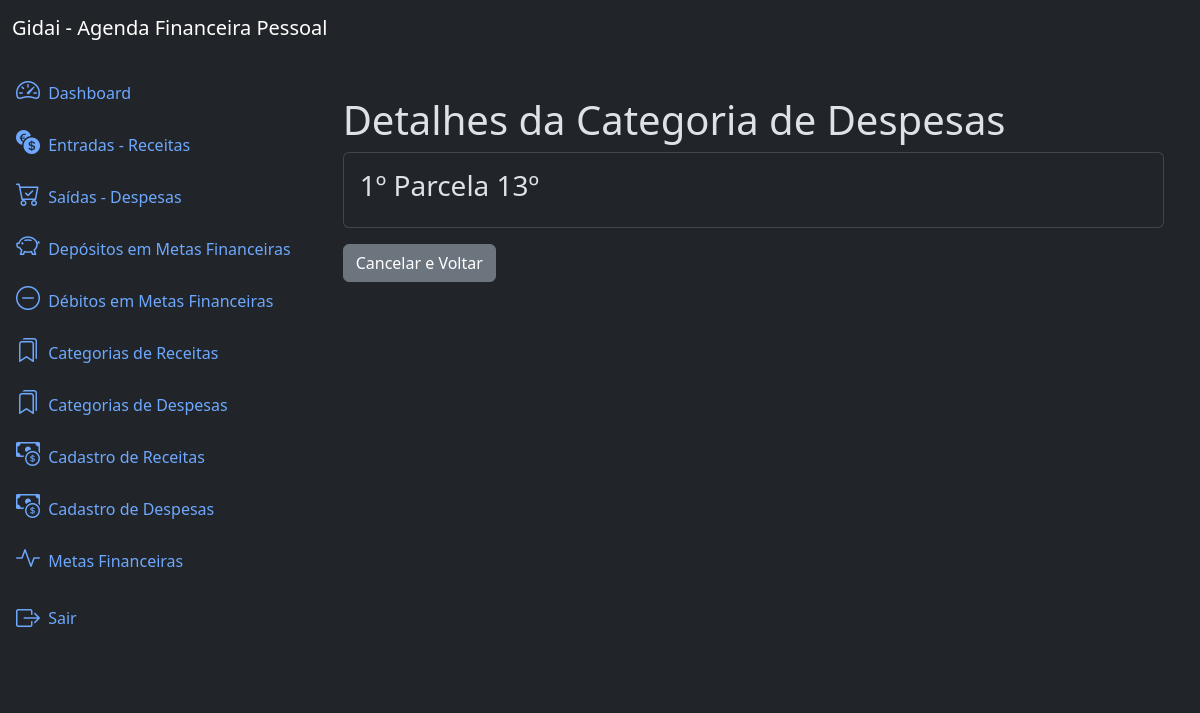
The app's page /categories/4/detail/ (signed in), older data.
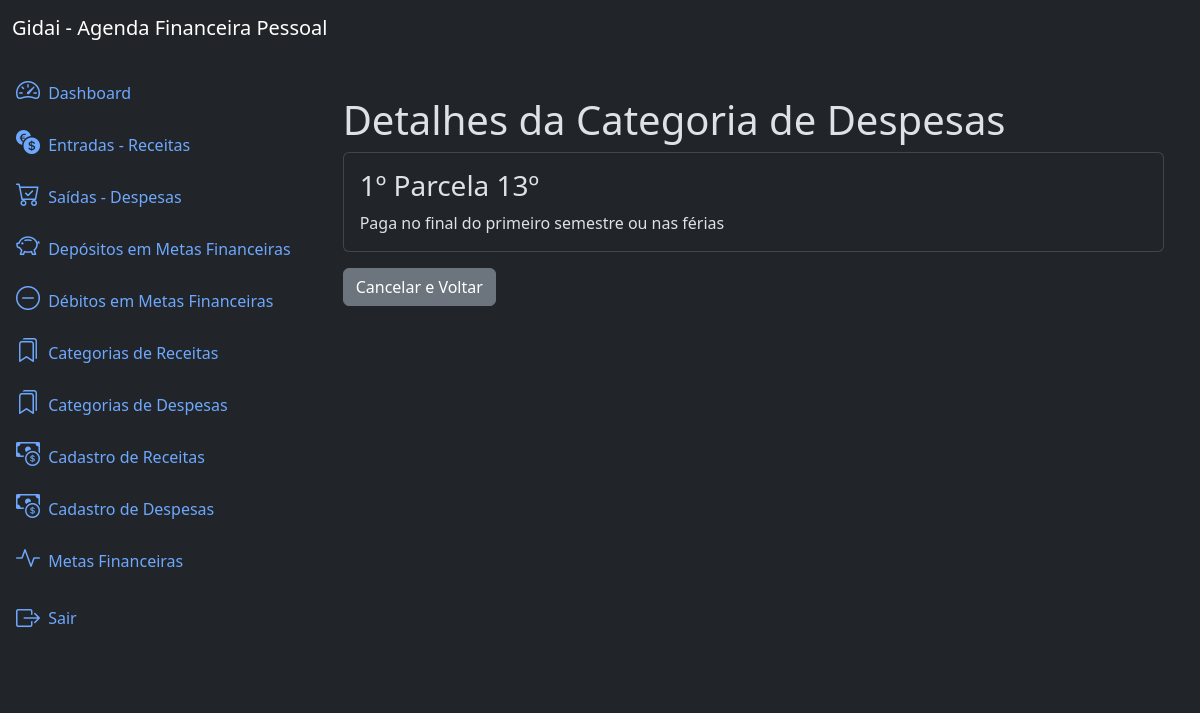
The same page, newer data.
### categories/models.py (models this page shows, shortened)
class Category(models.Model):
    name = models.CharField(max_length=150)
    description = models.TextField(blank=True, null=True)
    created_at = models.DateField(auto_now_add=True)
    updated_at = models.DateField(auto_now=True)
    class Meta:
        ordering = ['name']

### categories/views.py (the view)
# urls.py: path('categories/<int:pk>/detail/', views.CategoryDetailView.as_view(), name='category_detail'),
class CategoryDetailView(LoginRequiredMixin, DeleteView):
    model = models.Category
    template_name = 'category_detail.html'

### categories/templates/category_detail.html
{% extends 'base.html' %}
{% block content %}
<div class="container mt-4">
    <h3 class="display-6">Detalhes da Categoria de Despesas</h3>
    <div class="card">
        <div class="card-body">
            <h3 class="card-title">{{ object.name }}</h3>
            <p class="card-text">{{ object.description }}</pp>
        </div>
    </div>
    <a href="{% url 'category_list' %}" class="btn btn-secondary mt-3">Cancelar e Voltar</a>
</div>
{% endblock %}

Row changes from the older to the newer data that the page shows:
changed Category "1º Parcela 13º": description (not shown) → "Paga no final do primeiro semestre ou nas férias"
